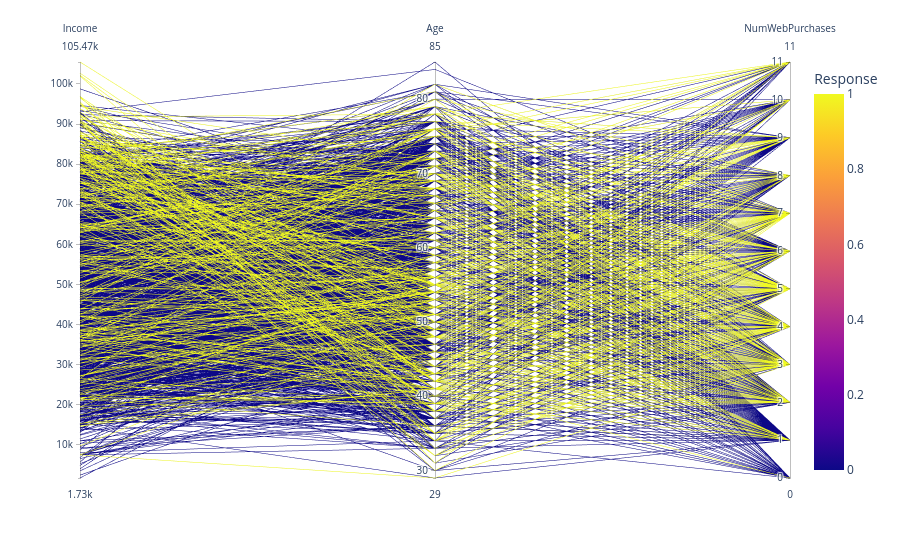

Notebook code for this chart:
### Code cell
import plotly.express as px

fig = px.parallel_coordinates(
    df_clean,
    dimensions=["Income", "Age", "NumWebPurchases"],
    color="Response"
)
fig.show()

### Figure 1 — Plotly figure (JSON) as saved in the notebook; plotly's stock layout.template omitted (floating-point values rounded to 4 significant figures; data arrays with more than 128 entries replaced by an {"elided": "..."} marker saying what was removed)
{"data": [{"dimensions": [{"label": "Income", "values": {"elided": "2202 float values"}}, {"label": "Age", "values": {"elided": "2202 int values"}}, {"label": "NumWebPurchases", "values": {"elided": "2202 int values"}}], "domain": {"x": [0, 1], "y": [0, 1]}, "line": {"color": {"elided": "2202 int values"}, "coloraxis": "coloraxis"}, "name": "", "type": "parcoords"}], "layout": {"coloraxis": {"colorbar": {"title": {"text": "Response"}}, "colorscale": [[0, "#0d0887"], [0.1111, "#46039f"], [0.2222, "#7201a8"], [0.3333, "#9c179e"], [0.4444, "#bd3786"], [0.5556, "#d8576b"], [0.6667, "#ed7953"], [0.7778, "#fb9f3a"], [0.8889, "#fdca26"], [1, "#f0f921"]]}, "legend": {"tracegroupgap": 0}, "margin": {"t": 60}}}
